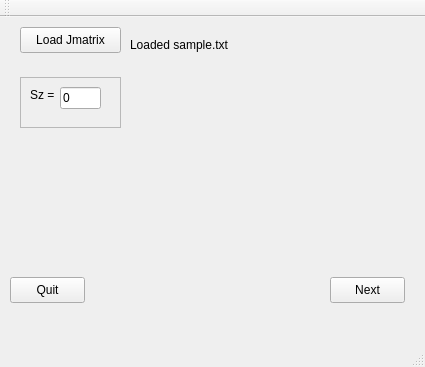
<?xml version="1.0" encoding="UTF-8"?>
<ui version="4.0">
 <class>MainWindow</class>
 <widget class="QMainWindow" name="MainWindow">
  <property name="geometry">
   <rect>
    <x>0</x>
    <y>0</y>
    <width>425</width>
    <height>367</height>
   </rect>
  </property>
  <property name="windowTitle">
   <string>Spectral Functions with DMRG++</string>
  </property>
  <widget class="QWidget" name="centralWidget">
   <widget class="QPushButton" name="pushButton">
    <property name="geometry">
     <rect>
      <x>20</x>
      <y>10</y>
      <width>101</width>
      <height>26</height>
     </rect>
    </property>
    <property name="toolTip">
     <string>&lt;html&gt;&lt;head/&gt;&lt;body&gt;&lt;p&gt;Load a NxN matrix of J values&lt;/p&gt;&lt;/body&gt;&lt;/html&gt;</string>
    </property>
    <property name="text">
     <string>Load Jmatrix</string>
    </property>
   </widget>
   <widget class="QLabel" name="label">
    <property name="geometry">
     <rect>
      <x>130</x>
      <y>20</y>
      <width>191</width>
      <height>16</height>
     </rect>
    </property>
    <property name="text">
     <string>Loaded sample.txt</string>
    </property>
   </widget>
   <widget class="QPushButton" name="pushButton_2">
    <property name="geometry">
     <rect>
      <x>10</x>
      <y>260</y>
      <width>75</width>
      <height>26</height>
     </rect>
    </property>
    <property name="text">
     <string>Quit</string>
    </property>
   </widget>
   <widget class="QPushButton" name="pushButton_3">
    <property name="geometry">
     <rect>
      <x>330</x>
      <y>260</y>
      <width>75</width>
      <height>26</height>
     </rect>
    </property>
    <property name="toolTip">
     <string>&lt;html&gt;&lt;head/&gt;&lt;body&gt;&lt;p&gt;Review Input File&lt;/p&gt;&lt;/body&gt;&lt;/html&gt;</string>
    </property>
    <property name="text">
     <string>Next</string>
    </property>
   </widget>
   <widget class="QFrame" name="frame">
    <property name="geometry">
     <rect>
      <x>20</x>
      <y>60</y>
      <width>101</width>
      <height>51</height>
     </rect>
    </property>
    <property name="frameShape">
     <enum>QFrame::StyledPanel</enum>
    </property>
    <property name="frameShadow">
     <enum>QFrame::Raised</enum>
    </property>
    <widget class="QLineEdit" name="lineEdit">
     <property name="geometry">
      <rect>
       <x>40</x>
       <y>10</y>
       <width>41</width>
       <height>22</height>
      </rect>
     </property>
     <property name="text">
      <string>0</string>
     </property>
    </widget>
    <widget class="QLabel" name="label_2">
     <property name="geometry">
      <rect>
       <x>10</x>
       <y>10</y>
       <width>53</width>
       <height>16</height>
      </rect>
     </property>
     <property name="text">
      <string>Sz =</string>
     </property>
    </widget>
    <zorder>label_2</zorder>
    <zorder>lineEdit</zorder>
   </widget>
  </widget>
  <widget class="QMenuBar" name="menuBar">
   <property name="geometry">
    <rect>
     <x>0</x>
     <y>0</y>
     <width>425</width>
     <height>26</height>
    </rect>
   </property>
  </widget>
  <widget class="QToolBar" name="mainToolBar">
   <attribute name="toolBarArea">
    <enum>TopToolBarArea</enum>
   </attribute>
   <attribute name="toolBarBreak">
    <bool>false</bool>
   </attribute>
  </widget>
  <widget class="QStatusBar" name="statusBar"/>
 </widget>
 <layoutdefault spacing="6" margin="11"/>
 <resources/>
 <connections/>
</ui>
